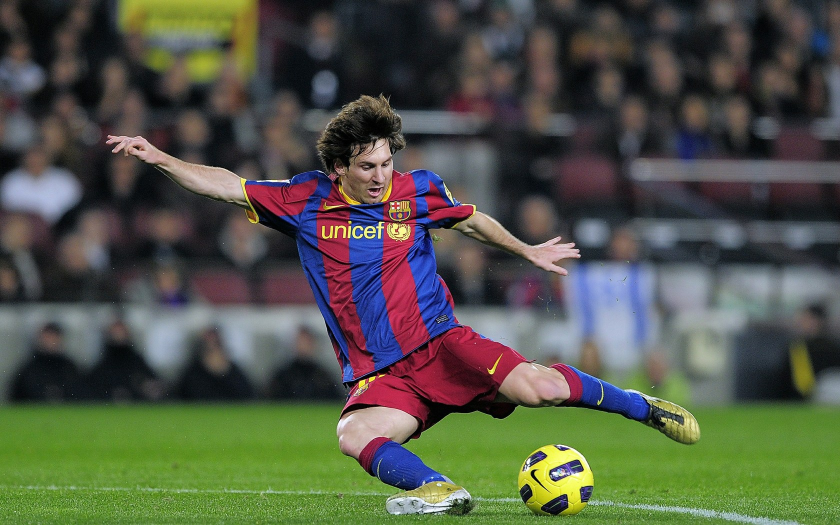
#> input picture Week 2 files/Media/M2/ballplay.jpeg, 1680 x 1050 px, found by its file name (shown at 1/2 size)
$ jupyter execute '2.08 Making an Image Transition Application.ipynb'
#> lines starting #> are read from the running program, lines starting #| are printed output that depends on the picture
# <center><font style="color:rgb(100,109,254)"> Making an Image Transition Application</font></center>
In this Notebook we will learn how to maniulate pixel, roi, channels of image, all this will be a huge step in making your foundation in image processing and we will also learn about some important image processing functions like thresholding, bitwise operations etc.

[cell 1]
import cv2
import matplotlib.pyplot as plt
import numpy as np
import time

img1 = cv2.imread('media/M2/ballplay.jpeg',1)
#> img1 is the input picture: shape (1050, 1680, 3); mean B, G, R 72, 86.1, 82
img2= cv2.imread('media/M2/party.jpg',1)
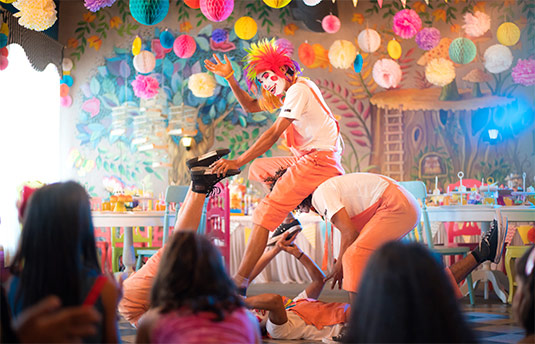
#> input picture Week 2 files/Media/M2/party.jpg, 535 x 344 px, found by its file name
#> img2 is the input picture: shape (344, 535, 3); mean B, G, R 117, 123.4, 150.8
first_image = cv2.resize(img1, (0,0), fx=0.4, fy=0.4)
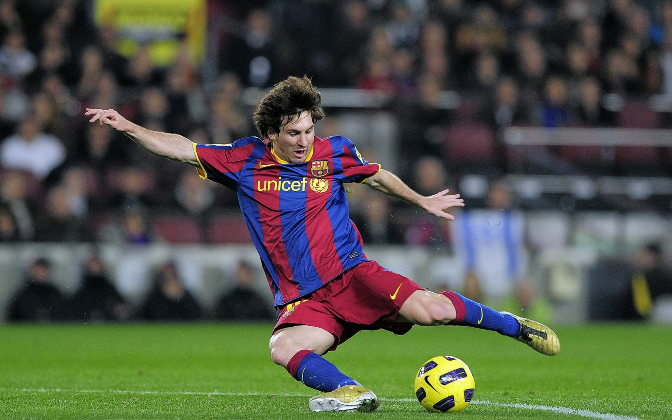
#> first_image: shape (420, 672, 3); mean B, G, R 72, 86, 82
second_image = cv2.resize(img2, (672, 420))

##  <font style="color:rgb(134,19,348)">  Image Transition Application</font>

#### So how does this work ?
<i>This is achieved by using cv2.addweighted </i> <br>
Its just like a balance scale when weight of one image goes up the other image becomse lighter utill it becomes transparent when a certain threshold is reached (threshold=1) the reverse happens the transparent image starts to become opaque and the other image transparent as its weight decreases

[cell 2]
img1_weight = 0
reverse = False # this is used to reverse the wieght

while 1:

    # continue to add or decrease weight
    if reverse:
        img1_weight -= 0.1
    else:
        img1_weight += 0.1

    # if img1_weight goes up then img2_weight goes down accordingly and vice versa.
    img2_weight = 1-img1_weight

    dst = cv2.addWeighted(first_image, img1_weight , second_image, img2_weight , 0)
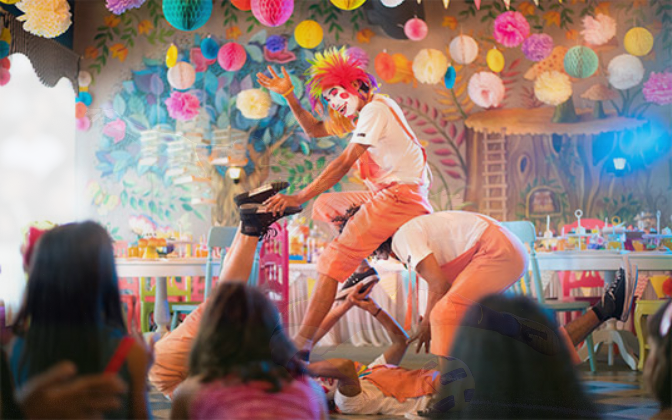
#> dst: shape (420, 672, 3); mean B, G, R 112.3, 119.5, 143.8

    # we will have a 0.15 transition between frames for a smooth transition
    time.sleep(0.15)

    cv2.imshow('dst',dst)

    # if threshold is reached set reverse to True
    if img1_weight > 1:


       # lets have 1 second wait before reversing
       time.sleep(1)
       reverse =True

    # if  inverse threshold is reached set reverse to False
    elif img1_weight < 0:
        time.sleep(1)
        reverse =False

    if cv2.waitKey(1)  & 0xFF == ord('q'):
#> (key q is pressed here)
          break

cv2.destroyAllWindows()

###  <font style="color:rgb(34,169,134)">Assignment: When the above application launches we start from the clown pic and then to messi, Inverse this behaviour also add a 100 millisecond delay between frames instead of 150 milliseconds, also wait for 2 seconds instead of 1 when one image becomes fully Opaque, Also exit by pressing Esc instead of q</font>

[cell 3]
#ADD CODE BELOW
# ~ 20-22 lines of code, just copy/paste from above and change the required values
img2_weight = 0
reverse = False # this is used to reverse the wieght

while 1:

    # continue to add or decrease weight
    if reverse:
        img2_weight -= 0.1
    else:
        img2_weight += 0.1

    # if img1_weight goes up then img2_weight goes down accordingly and vice versa.
    img1_weight = 1-img2_weight

    #dst = cv2.addWeighted(first_image, img1_weight , second_image, img2_weight , 0)
    dst = cv2.addWeighted(second_image, img2_weight ,first_image ,img1_weight, 0)
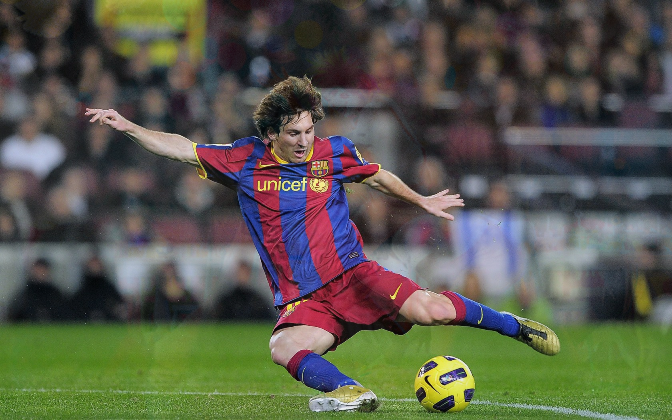
#> dst: shape (420, 672, 3); mean B, G, R 76.4, 89.7, 88.8

    # we will have a 0.15 transition between frames for a smooth transition
    time.sleep(0.1)

    cv2.imshow('dst',dst)

    # if threshold is reached set reverse to True
    if img2_weight > 1:

       # lets have 1 second wait before reversing
       time.sleep(1)
       reverse =True

    # if  inverse threshold is reached set reverse to False
    elif img2_weight < 0:
        time.sleep(2)
        reverse =False

    if cv2.waitKey(1)  & 0xFF == ord('q'):
#> (key q is pressed here)
          break

cv2.destroyAllWindows()
